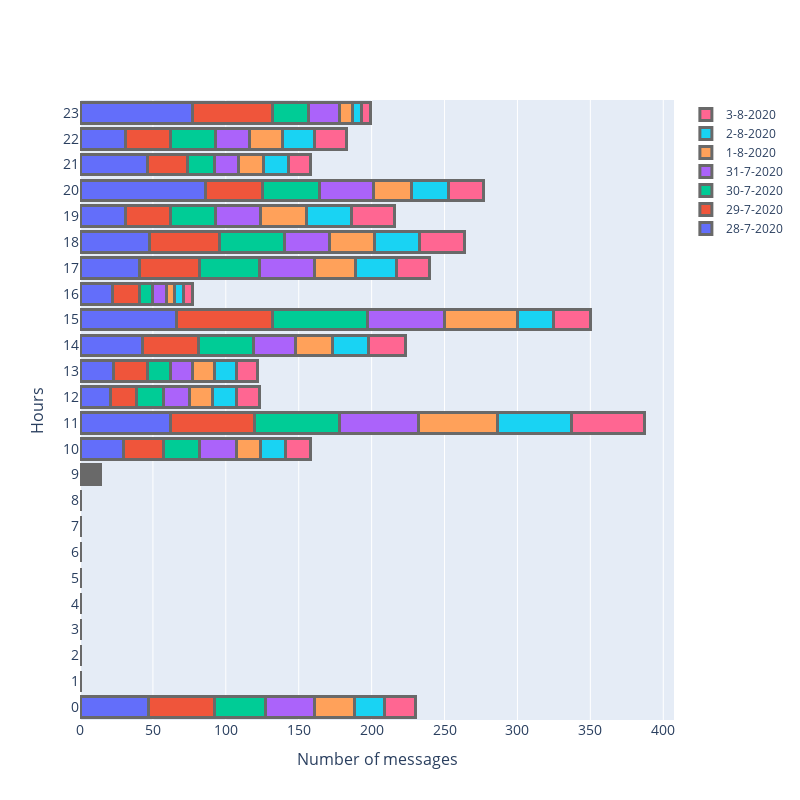

Notebook code cell kept with this figure:
### Markdown cell above
### Change START_WEEK_YEAR, START_WEEK_MONTH and START_WEEK_DAY variables to yours to get

### Code cell
figure(num=None, figsize=(10, 8), dpi=80, facecolor='w', edgecolor='k')
fig = go.Figure()

START_WEEK_YEAR = 2020
START_WEEK_MONTH = 7
START_WEEK_DAY = 28

if START_WEEK_MONTH in [1, 3, 5, 7, 8, 10, 12]:
    days_in_month = 31

elif START_WEEK_MONTH == 2:
    days_in_month = 28

else:
    days_in_month = 30

for i in range(7):
    week_day = START_WEEK_DAY + i
    next_day = START_WEEK_DAY + i + 1
    day_month = START_WEEK_MONTH
    next_day_month = START_WEEK_MONTH

    if week_day >= days_in_month + 1:
        week_day = week_day % (days_in_month + 1) + 1
        day_month = START_WEEK_MONTH + 1

    if next_day >= days_in_month + 1:
        next_day = next_day % (days_in_month + 1) + 1
        next_day_month = START_WEEK_MONTH + 1

    start_date = datetime.datetime(START_WEEK_YEAR, day_month,
                                    week_day, 0, 0, 0)

    end_date = datetime.datetime(START_WEEK_YEAR, next_day_month,
                                    next_day, 0, 0, 0)

    x, y, lists = get_user_daily_activity(dialogs_info, "Private dialog", USER_ID, start_date, end_date)

    fig.add_trace(go.Bar(
        y=x,
        x=y,
        name=f"{week_day}-{day_month}-{START_WEEK_YEAR}",
        orientation='h',
        marker=dict(
            line=dict(color='rgb(105, 105, 105, 1.0)', width=3)
        )
    ))
    plt.plot(x, y, linewidth=2.5, marker='o', linestyle="-", label=f"{week_day}-{day_month}-{START_WEEK_YEAR}")

plt.xticks([i for i in range(0, 24)])
plt.xlabel("Hours")
plt.ylabel("Number of messages")
plt.legend(loc='upper left', frameon=False)
plt.show()

# show comparing bar
fig.update_layout(
    barmode='stack',
    autosize=False,
    width=800,
    height=800,
    yaxis = dict(
            title='Hours',
            titlefont_size=16,
            tickfont_size=14,
            tickmode = 'array',
            tickvals = [i for i in range(24)]),
    xaxis = dict(
            title='Number of messages',
            titlefont_size=16,
            tickfont_size=14)
)
fig.show()

### Figure 1 — Plotly figure (JSON) as saved in the notebook; plotly's stock layout.template omitted (floating-point values rounded to 4 significant figures)
{"data": [{"marker": {"line": {"color": "rgb(105, 105, 105, 1.0)", "width": 3}}, "name": "28-7-2020", "orientation": "h", "type": "bar", "x": [47, 0, 0, 0, 0, 0, 0, 0, 0, 2, 30, 62, 21, 23, 43, 66, 22, 41, 48, 31, 86, 46, 31, 77], "y": ["00", "01", "02", "03", "04", "05", "06", "07", "08", "09", "10", "11", "12", "13", "14", "15", "16", "17", "18", "19", "20", "21", "22", "23"]}, {"marker": {"line": {"color": "rgb(105, 105, 105, 1.0)", "width": 3}}, "name": "29-7-2020", "orientation": "h", "type": "bar", "x": [45, 0, 0, 0, 0, 0, 0, 0, 0, 2, 27, 58, 18, 23, 38, 66, 19, 41, 48, 31, 39, 28, 31, 55], "y": ["00", "01", "02", "03", "04", "05", "06", "07", "08", "09", "10", "11", "12", "13", "14", "15", "16", "17", "18", "19", "20", "21", "22", "23"]}, {"marker": {"line": {"color": "rgb(105, 105, 105, 1.0)", "width": 3}}, "name": "30-7-2020", "orientation": "h", "type": "bar", "x": [35, 0, 0, 0, 0, 0, 0, 0, 0, 2, 25, 58, 18, 16, 38, 65, 9, 41, 44, 31, 39, 18, 31, 25], "y": ["00", "01", "02", "03", "04", "05", "06", "07", "08", "09", "10", "11", "12", "13", "14", "15", "16", "17", "18", "19", "20", "21", "22", "23"]}, {"marker": {"line": {"color": "rgb(105, 105, 105, 1.0)", "width": 3}}, "name": "31-7-2020", "orientation": "h", "type": "bar", "x": [34, 0, 0, 0, 0, 0, 0, 0, 0, 2, 25, 54, 18, 15, 29, 53, 9, 38, 31, 31, 37, 17, 23, 21], "y": ["00", "01", "02", "03", "04", "05", "06", "07", "08", "09", "10", "11", "12", "13", "14", "15", "16", "17", "18", "19", "20", "21", "22", "23"]}, {"marker": {"line": {"color": "rgb(105, 105, 105, 1.0)", "width": 3}}, "name": "1-8-2020", "orientation": "h", "type": "bar", "x": [27, 0, 0, 0, 0, 0, 0, 0, 0, 2, 17, 54, 16, 15, 25, 50, 6, 28, 31, 31, 26, 17, 23, 9], "y": ["00", "01", "02", "03", "04", "05", "06", "07", "08", "09", "10", "11", "12", "13", "14", "15", "16", "17", "18", "19", "20", "21", "22", "23"]}, {"marker": {"line": {"color": "rgb(105, 105, 105, 1.0)", "width": 3}}, "name": "2-8-2020", "orientation": "h", "type": "bar", "x": [21, 0, 0, 0, 0, 0, 0, 0, 0, 2, 17, 51, 16, 15, 25, 25, 6, 28, 31, 31, 26, 17, 22, 6], "y": ["00", "01", "02", "03", "04", "05", "06", "07", "08", "09", "10", "11", "12", "13", "14", "15", "16", "17", "18", "19", "20", "21", "22", "23"]}, {"marker": {"line": {"color": "rgb(105, 105, 105, 1.0)", "width": 3}}, "name": "3-8-2020", "orientation": "h", "type": "bar", "x": [21, 0, 0, 0, 0, 0, 0, 0, 0, 2, 17, 50, 16, 15, 25, 25, 6, 23, 31, 30, 24, 15, 22, 6], "y": ["00", "01", "02", "03", "04", "05", "06", "07", "08", "09", "10", "11", "12", "13", "14", "15", "16", "17", "18", "19", "20", "21", "22", "23"]}], "layout": {"autosize": false, "barmode": "stack", "height": 800, "width": 800, "xaxis": {"tickfont": {"size": 14}, "title": {"font": {"size": 16}, "text": "Number of messages"}}, "yaxis": {"tickfont": {"size": 14}, "tickmode": "array", "tickvals": [0, 1, 2, 3, 4, 5, 6, 7, 8, 9, 10, 11, 12, 13, 14, 15, 16, 17, 18, 19, 20, 21, 22, 23], "title": {"font": {"size": 16}, "text": "Hours"}}}}
